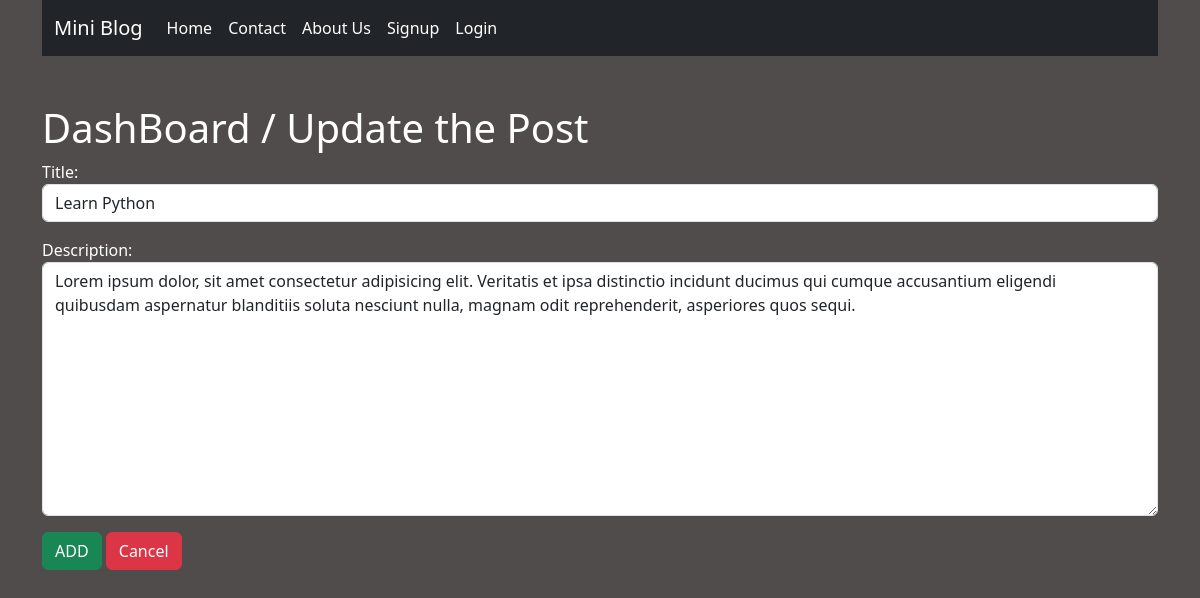
Screenshot of /update/1 with the database file from the repository.
### blog/models.py (models this page shows)
class Post(models.Model):
    title= models.CharField(max_length=100)
    descriptions = models.TextField()

### blog/views.py (the view)
# urls.py: path('update/<int:id>', views.updatePost, name='update'),
def updatePost(request,id):
    if request.method == "POST":
            pi = Post.objects.get(id=id)
            form = PostForm(request.POST,instance=pi)
            if form.is_valid:
                form.save()
                messages.success(request,'You have successfully update the data')
                return redirect('dashboard')
    else:
        pi = Post.objects.get(id=id)
        form = PostForm(instance=pi)
        return render(request,'updatepost.html',{'form':form})

### blog/forms.py
class PostForm(forms.ModelForm):
    class Meta:
        model= Post
        fields= ['title','descriptions']
        labels = { 'title':"Title","descriptions":"Description"}
        widgets = {
            'title':forms.TextInput(attrs={'class':'form-control'}),
            'descriptions':forms.Textarea(attrs={'class':'form-control'}),
        }

### blog/templates/updatepost.html (shortened to what this page needs)
{% extends "base.html" %}
{% load static %}
{% block content %}
    <div>
        <div>
            <h1>DashBoard / Update the Post</h1>
        </div>
        <div>
            <form action="" method="post">
                {{form.as_p}}
                <input class='btn btn-success' type="submit" value="ADD">
                <a class="btn btn-danger" href="{% url "dashboard" %}">Cancel</a>
            </form>
        </div>
    </div>
{% endblock content %}

### blog/static/css/style.css (style rules this page uses)
body { background-color: rgb(80, 76, 76); color:white; }

### rows the page displays
Post: title "Learn Python", descriptions "Lorem ipsum dolor, sit amet consectetur adipisicing elit. Veritatis et ipsa distinctio incidunt ducimus qui cumque accusantium eligendi quibusdam aspernatur blanditiis soluta nesciunt nulla, magnam odit reprehenderit, asperiores quos sequi."
